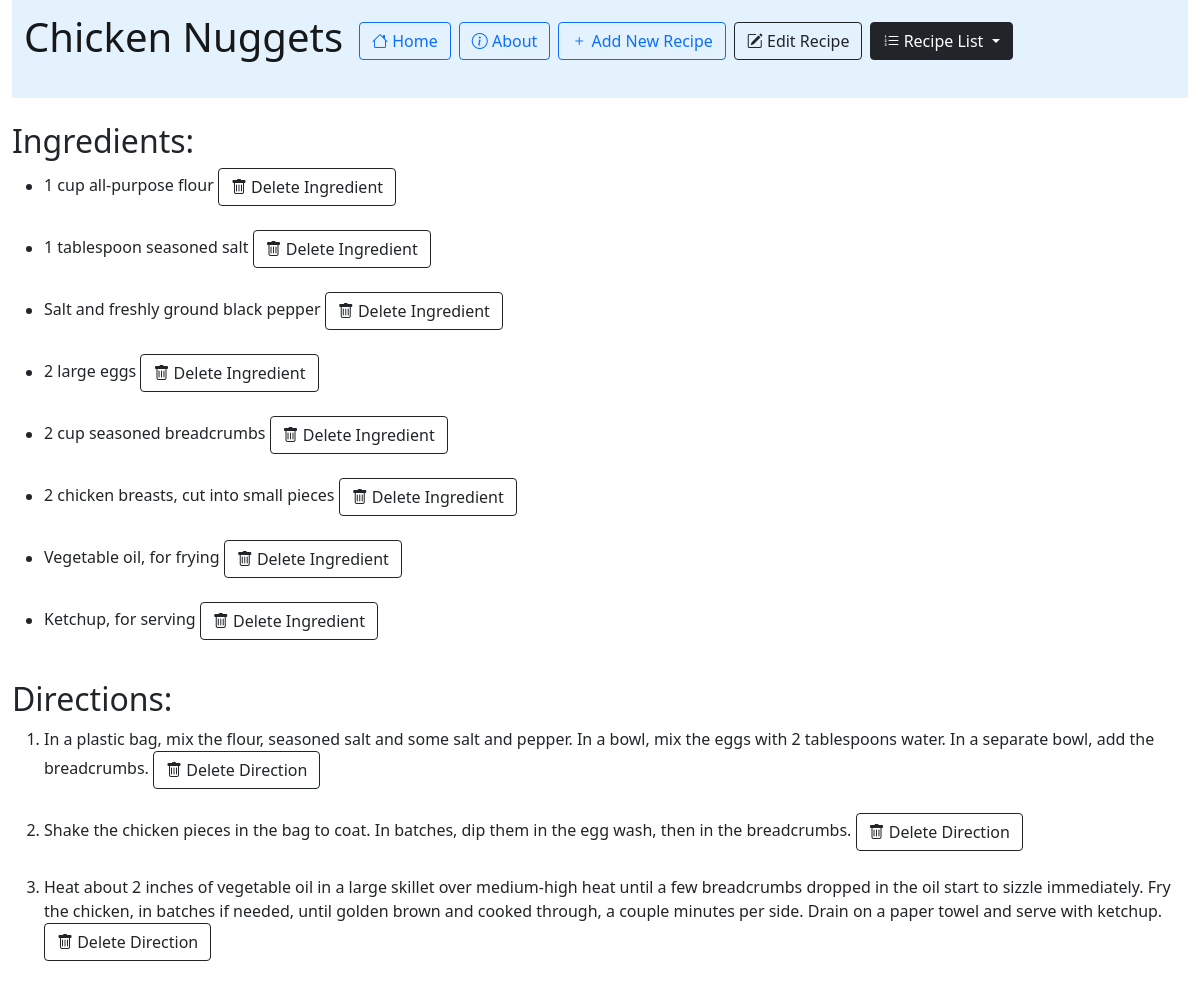
Screenshot of /recipe_app/233/ with the database file from the repository.
### recipe_app/models.py (models this page shows, shortened)
class Recipe(models.Model):
    recipe_name = models.CharField(max_length=200)
    pub_date= models.DateTimeField('date published')

class Ingredient(models.Model):
    ingredient_name = models.CharField(max_length=200)
    recipe = models.ForeignKey(Recipe, on_delete=models.CASCADE)

class Direction(models.Model):
    step = models.TextField()
    recipe = models.ForeignKey(Recipe, on_delete=models.CASCADE)

### recipe_app/views.py (the view)
# urls.py: path('<int:recipe_id>/', views.recipe_page, name='recipe_page'),
def recipe_page(request, recipe_id):
    our_recipe = Recipe.objects.get(pk=recipe_id)
    try:
        our_recipe
    except Recipe.DoesNotExist:
        raise Http404("Recipe does not exist")
    latest_recipe_list = Recipe.objects.order_by('-pub_date')
    return render(request, 'recipe_app/recipe_page.html', {'latest_recipe_list': latest_recipe_list, 'recipe': our_recipe})

### recipe_app/templates/recipe_app/recipe_page.html (shortened to what this page needs)
{% extends "recipe_app/base.html" %}
{% block content %}
<div class="container-fluid">
<nav class="navbar navbar-light" style="background-color: #e3f2fd;">
  <form class="container-fluid justify-content-start">
    <a class="navbar-brand" ><h1>{{ recipe.recipe_name }}</h1></a>
    <a class="btn btn-outline-primary me-2" type="button" href="/recipe_app"><i class="bi bi-house"></i> Home</a>
    <a class="btn btn-outline-primary me-2" type="button" href="/recipe_app/about"><i class="bi bi-info-circle"></i> About</a>
    <a class="btn btn-outline-primary me-2" type="button" href="/recipe_app/add"><i class="bi bi-plus"></i> Add New Recipe</a>
    <a class="btn btn-outline-dark me-2" type="button" href="/recipe_app/{{ recipe.id }}/edit_recipe"><i class="bi bi-pencil-square"></i> Edit Recipe</a>
    <div class="dropdown">
        <button class="btn btn-outline-dark me-2 active dropdown-toggle" type="button" id="dropdownMenuButton2" data-bs-toggle="dropdown" aria-expanded="false">
            <i class="bi bi-list-ol"></i> Recipe List
        </button>
    </div>
  </form>
</nav>
<br>
{% if recipe.ingredient_set.all %}
    <h2> Ingredients: </h2>
    <ul>{% for ingredient in recipe.ingredient_set.all %}
        <li>{{ ingredient.ingredient_name }}
        <a href="{% url 'recipe_app:delete_ingredient' recipe.id ingredient.id %}"><button class="btn btn-outline-dark" type="button"><i class="bi bi-trash"></i> Delete Ingredient</button></a></li>
        <br>
    {% endfor %}</ul>
{% else %}
    <p>No ingredients have been added to the recipe.</p>
{% endif %}
{% if recipe.direction_set.all %}
<h2> Directions: </h2>
<ol>{% for direction in recipe.direction_set.all %}
    <li>{{ direction.step }}
    <a href="{% url 'recipe_app:delete_direction' recipe.id direction.id %}"><button class="btn btn-outline-dark" type="button"><i class="bi bi-trash"></i> Delete Direction</button></a></li>
    <br>
{% endfor %}</ol>
{% else %}
    <p>No directions have been added to the recipe.</p>
{% endif %}
<br><br>
</div>
{% endblock %}

### rows the page displays
Recipe: recipe_name "Chicken Nuggets"
Ingredient: ingredient_name "1 cup all-purpose flour"
Ingredient: ingredient_name "1 tablespoon seasoned salt"
Ingredient: ingredient_name "Salt and freshly ground black pepper"
Ingredient: ingredient_name "2 large eggs"
Ingredient: ingredient_name "2 cup seasoned breadcrumbs"
Ingredient: ingredient_name "2 chicken breasts, cut into small pieces"
Ingredient: ingredient_name "Vegetable oil, for frying"
Ingredient: ingredient_name "Ketchup, for serving"
Direction: step "In a plastic bag, mix the flour, seasoned salt and some salt and pepper. In a bowl, mix the eggs with 2 tablespoons water. In a separate bowl, add the breadcrumbs."
Direction: step "Shake the chicken pieces in the bag to coat. In batches, dip them in the egg wash, then in the breadcrumbs."
Direction: step "Heat about 2 inches of vegetable oil in a large skillet over medium-high heat until a few breadcrumbs dropped in the oil start to sizzle immediately. Fry the chicken, in batches if needed, until golden brown and cooked through, a couple minutes per side. Drain on a paper towel and serve with ketchup."
